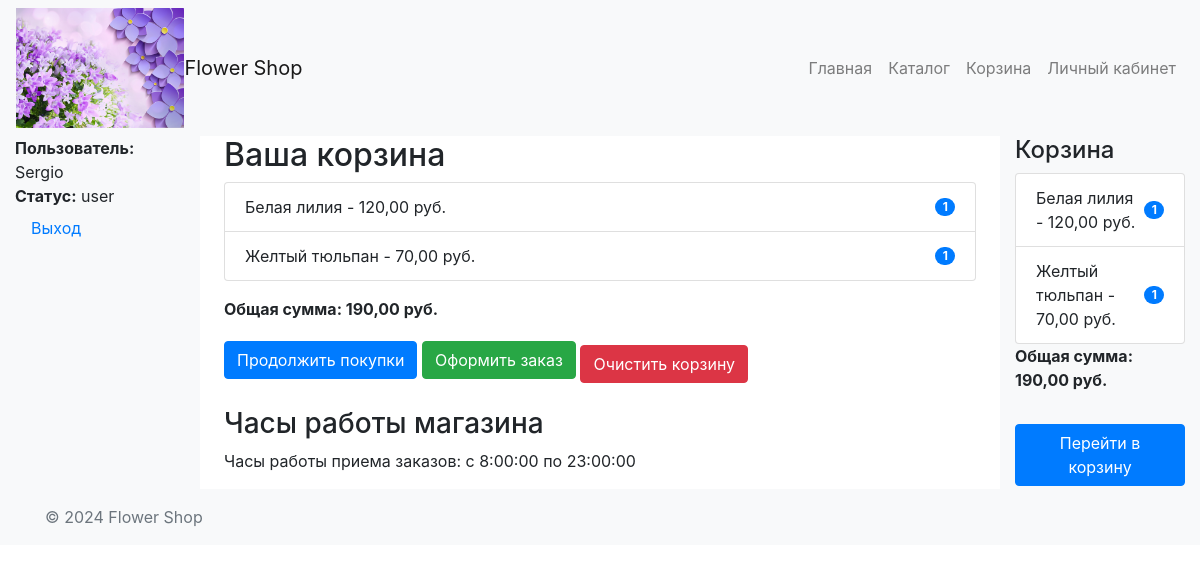
The page /orders/cart_detail/ (signed in) on the database its author committed.
### main/models.py (models this page shows, shortened)
class CustomUser(AbstractUser):
    StatusID = models.ForeignKey(StatusDostupa, on_delete=models.SET_DEFAULT, default=2)
    telefon = models.CharField(max_length=20, blank=True, default="")
    Primechanie = models.TextField(blank=True, default="")
    tg_Chat_ID = models.CharField(max_length=255, null=True, blank=True)
    tg_User_ID = models.CharField(max_length=255, null=True, blank=True)
    groups = models.ManyToManyField(
        'auth.Group',
        related_name='customuser_set',  # Измените related_name
        blank=True,
        help_text='The groups this user belongs to. A user will get all permissions granted to each of their groups.',
        related_query_name='user',
    )
    user_permissions = models.ManyToManyField(
        'auth.Permission',
        related_name='customuser_set',  # Измените related_name
        blank=True,
        help_text='Specific permissions for this user.',
        related_query_name='user',
    )

class StatusDostupa(models.Model):
    ID = models.AutoField(primary_key=True)
    Status = models.CharField(max_length=255)
    Opisanie_Dostupa = models.TextField(default="")  # Новое поле для описания статуса доступа

class Tovar(models.Model):
    ID = models.AutoField(primary_key=True)
    Nazvanie = models.CharField(max_length=255)
    Cena = models.DecimalField(max_digits=10, decimal_places=2)
    Img_url = models.URLField(max_length=255)
    Reiting = models.DecimalField(max_digits=3, decimal_places=2, default=0.00)
    Opisanie = models.TextField()
    ID_TipTovara = models.ForeignKey(Tip_Tovara, on_delete=models.CASCADE)
    ID_KategorTovara = models.ForeignKey(Kat_Tovara, on_delete=models.CASCADE)
    kolich_otzyv = models.IntegerField(default=0)

### orders/models.py (models this page shows, shortened)
class CartItem(models.Model):
    tovar = models.ForeignKey(Tovar, on_delete=models.CASCADE)
    quantity = models.PositiveIntegerField(default=1)
    user = models.ForeignKey(settings.AUTH_USER_MODEL, null=True, blank=True, on_delete=models.CASCADE)
    session_id = models.CharField(max_length=255, null=True, blank=True)
    is_registered = models.BooleanField(default=False)
    cena = models.DecimalField(max_digits=10, decimal_places=2, default=0.00)

### orders/views.py (the view, shortened to what this page needs)
# urls.py: path('cart_detail/', cart_detail, name='cart_detail'),
def cart_detail(request):
    if not request.session.session_key:
        request.session.create()  # Создание сессии, если её нет
    if request.user.is_authenticated:
        cart_items = CartItem.objects.filter(user=request.user, is_registered=True)
    else:
        session_id = request.session.session_key
        cart_items = CartItem.objects.filter(session_id=session_id, is_registered=False)
    total_price = sum(item.cena * item.quantity for item in cart_items)
    context = {
        'cart_items': cart_items,
        'total_price': total_price,
        'time_work_on': settings.TIME_WORK_ON,
        'time_work_off': settings.TIME_WORK_OFF,
    }
    return render(request, 'orders/cart_detail.html', context)

### orders/templates/orders/cart_detail.html (shortened to what this page needs)
{% extends 'main/base.html' %}
{% block content %}
    <h2>Ваша корзина</h2>
    {% if cart_items %}
        <ul class="list-group mb-3">
            {% for item in cart_items %}
                <li class="list-group-item d-flex justify-content-between align-items-center">
                    {{ item.tovar.Nazvanie }} - {{ item.cena }} руб.
                    <span class="badge badge-primary badge-pill">{{ item.quantity }}</span>
                </li>
            {% endfor %}
        </ul>
        <p><strong>Общая сумма: {{ total_price }} руб.</strong></p>
        <a href="{% url 'catalog' %}" class="btn btn-primary">Продолжить покупки</a>
        {% if user.is_authenticated %}
            <form method="post" action="{% url 'checkout' %}" style="display:inline;">
                <button type="submit" class="btn btn-success">Оформить заказ</button>
            </form>
        {% else %}
            <a href="{% url 'login' %}" class="btn btn-success">Войти</a>
            <a href="{% url 'register' %}" class="btn btn-secondary">Зарегистрироваться</a>
        {% endif %}
        <form method="post" action="{% url 'clear_cart' %}" style="display:inline;">
            <button type="submit" class="btn btn-danger mt-2">Очистить корзину</button>
        </form>
    {% else %}
        <p>Ваша корзина пуста.</p>
        <a href="{% url 'catalog' %}" class="btn btn-primary">Продолжить покупки</a>
    {% endif %}
    <div class="mt-4">
        <h3>Часы работы магазина</h3>
        <p>Часы работы приема заказов: с {{ time_work_on }} по {{ time_work_off }}</p>
    </div>
{% endblock %}

### main/templates/main/base.html (shortened to what this page needs)
{% load static %}
<!doctype html>
<html lang="en">
<head>
    <link href="https://stackpath.bootstrapcdn.com/bootstrap/4.5.2/css/bootstrap.min.css" rel="stylesheet">
    <link href="{% static 'main/css/styles.css' %}" rel="stylesheet">
    <link href="{% static 'catalog/css/style.css' %}" rel="stylesheet">
</head>
<body>
    <nav class="navbar navbar-expand-lg navbar-light bg-light">
        <img src="{% static 'main/img/img_footer2.jpg' %}" alt="Logo" style="height: 120px; object-fit: cover;">
        <a class="navbar-brand" href="{% url 'index' %}">Flower Shop</a>
        <div class="collapse navbar-collapse" id="navbarNav">
            <ul class="navbar-nav ml-auto">
                <li class="nav-item">
                    <a class="nav-link" href="{% url 'index' %}">Главная</a>
                </li>
                <li class="nav-item">
                    <a class="nav-link" href="{% url 'catalog' %}">Каталог</a>
                </li>
                <li class="nav-item">
                    <a class="nav-link" href="{% url 'cart_detail' %}">Корзина</a>
                </li>
                {% if user.is_authenticated %}
                    <li class="nav-item">
                        {% if user.StatusID_id == 2 %}
                            <a class="nav-link" href="{% url 'user_kabinet' %}">Личный кабинет</a>
                        {% elif user.StatusID_id == 3 %}
                            <a class="nav-link" href="{% url 'manager_kabinet' %}">Личный кабинет</a>
                        {% endif %}
                    </li>
                {% endif %}
            </ul>
        </div>
    </nav>
    <div class="container-fluid">
        <div class="row">
            <nav class="col-md-3 col-lg-2 d-md-block bg-light sidebar">
                <div class="sidebar-sticky">
                    <ul class="nav flex-column">
                        {% if user.is_authenticated %}
                            <li class="nav-item">
                                <strong>Пользователь:</strong> {{ user.username }}
                            </li>
                            <li class="nav-item">
                                <strong>Статус:</strong> {{ user.StatusID.Status }}
                            </li>
                            <li class="nav-item">
                                <a class="nav-link" href="{% url 'logout' %}">Выход</a>
                            </li>
                        {% endif %}
                    </ul>
                </div>
            </nav>
            <main role="main" class="col-md-7 ml-sm-auto col-lg-8 px-4">
                {% block content %}{% endblock %}
            </main>
            <aside class="col-md-2 bg-light" id="cart-sidebar">
                {% include 'orders/cart_info.html' %}
            </aside>
        </div>
    </div>
    <footer class="footer mt-auto py-3 bg-light">
        <div class="container">
            <span class="text-muted">© 2024 Flower Shop</span>
        </div>
    </footer>
</body>
</html>

### orders/templates/orders/cart_info.html
{% if cart_items %}
    <h4>Корзина</h4>
    <ul class="list-group">
        {% for item in cart_items %}
            <li class="list-group-item d-flex justify-content-between align-items-center">
                {{ item.tovar.Nazvanie }} - {{ item.cena }} руб.
                <span class="badge badge-primary badge-pill">{{ item.quantity }}</span>
            </li>
        {% endfor %}
    </ul>
    <p><strong>Общая сумма: {{ total_price }} руб.</strong></p>
    <a href="{% url 'cart_detail' %}" class="btn btn-primary mt-3">Перейти в корзину</a>
{% else %}
    <p>Корзина пуста.</p>
{% endif %}

### rows shown on the page
CustomUser: username "Sergio", StatusID.Status "user"
CartItem: tovar.Nazvanie "Белая лилия", cena "120,00", quantity "1"
CartItem: tovar.Nazvanie "Желтый тюльпан", cena "70,00", quantity "1"

### other values the page prints
{{ total_price }} "190,00"
{{ time_work_on }} "8:00:00"
{{ time_work_off }} "23:00:00"
